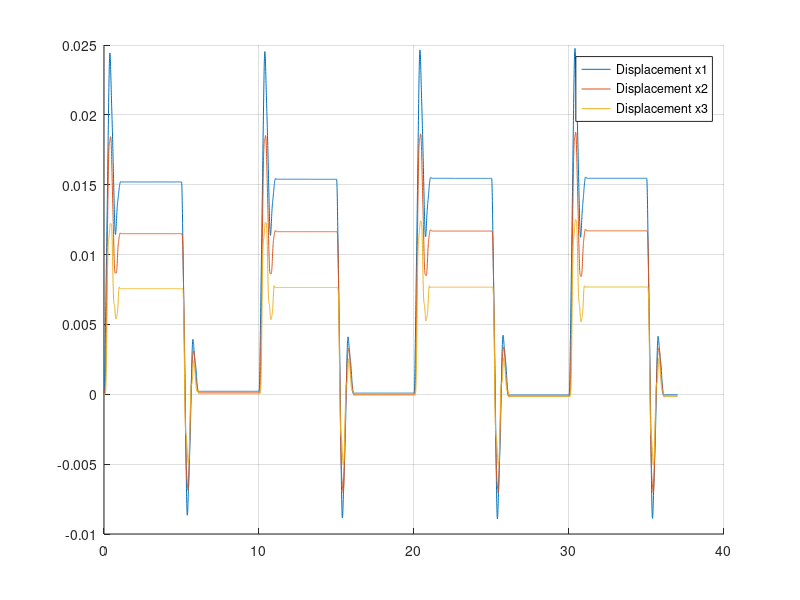

The MATLAB script that drew this image: (Note: this script raises an error after producing the figure.)
close all;
clear;
clc;

% Load folder data
addpath('data_3DOFsystem', 'Full', 'ProportionalDamping', ... 
    'ModalAnalisys', 'Rayleigh', 'MatrixIterationMethod', ...
    'Sinesweep');
file = dir(fullfile('data_3DOFsystem', '*.mat'));
% load data set: "data_steps"
load data_steps

% number count per encoder revolution is costant
Inputdata.number_count_encoder = 0.0706 / 16000;

% initialize stiffness
Inputdata.stiffness.k1 = 800;  %[N/m]
Inputdata.stiffness.k2 = 800;  %[N/m]
Inputdata.stiffness.k3 = 400;  %[N/m]

% nomianl gain volatge
Inputdata.voltage.v = 5.25;  %[v]

% evaluate displacement and store in struct Displacement
data_steps.Displacement.x1 = x1 * Inputdata.number_count_encoder;
data_steps.Displacement.x2 = x2 * Inputdata.number_count_encoder;
data_steps.Displacement.x3 = x3 * Inputdata.number_count_encoder;

% store original data in the previous struct
data_steps.voltage.v = v;        %[V]
data_steps.time.t = t;           %[s]

% remove generic data
clear x1 x2 x3 t v

% plot figure
figure();
hold on
plot(data_steps.time.t, data_steps.Displacement.x1)
plot(data_steps.time.t, data_steps.Displacement.x2)
plot(data_steps.time.t, data_steps.Displacement.x3)
grid()
legend('Displacement x1', 'Displacement x2','Displacement x3')
hold off

% compute symbolic equation [G(s)]
[ A, K ] = symbolicequation();

% compute a new estimation for the voltage-to-force coefficient
%{
file data steps.mat: use the step response to verify the ratio between the
stiffnesses of the springs. Compute a new estimation for the
voltage-to-force coefficient.
%}

[ gain_v, Ratio_k3_k2, Ratio_k3_k1 ] = computeSteadyStateRatioStiff(K, data_steps, Inputdata);

[ g_v_per, R31_per, R32_per ] = geterrorspring(gain_v, Ratio_k3_k2, Ratio_k3_k1, Inputdata);
fprintf('Stiffnesses ratios and voltage-to-force coefficients results from analysis:\n\tgain ratio:\t%.5f %%\n\tratio k3/k1:\t %.5f %%\n\tratio k3/k2:\t %.5f %%\n\n', g_v_per, R31_per, R32_per);

%% Optimization estimated parameters
%{
 file data impulses.mat: use the impulse response to identify the parameters.
 Choose between response to impulsive force or response to initial conditions:
 in the first case, due to the approximation of the force estimation, you
 can consider the voltage-to-force coefficient as one of the parameters to
 be estimated.

 - repeat the estimation of your parameters by assuming proportional damping.
 How many parameters have to be identified?

 -in order to improve the estimation of the parameters, the springs can be
 detached and the masses can be blocked at their equilibrium position:
 describe a possible strategy for the estimation of the parameters by
 studying the behaviour of three different 1 DOF systems.
%}
% load dataset
load data_impulses.mat

% evaluate displacement and store in struct Displacement
data_impulses.Displacement.x1 = x1 * Inputdata.number_count_encoder;
data_impulses.Displacement.x2 = x2 * Inputdata.number_count_encoder;
data_impulses.Displacement.x3 = x3 * Inputdata.number_count_encoder;

% store original data in the previous struct
data_impulses.voltage.v = v;        %[V]
data_impulses.time.t = t;           %[s]

% compute the force
[ F ] = computeforce(data_impulses);

% remove generic data
clear x1 x2 x3 t v

%{
 I.C. Initial Conditions
gain ---------------------------+
damper c3--------------------+  |
damper c2-----------------+  |  |
damper c1--------------+  |  |  |
mass --------+--+--+   |  |  |  |
             |  |  |   |  |  |  |
       x0 = [m1 m2 m3 c1 c2 c3  gain];
%}
problem.x0 = [1.1 1.1 1.01 0.01 0.01 0.01 gain_v];

%{
define lower bound and upper bound
gain  --------------------+
damper 3----------------+ |
damper 2--------------+ | |
damper 1------------+ | | |
mass ---------+-+-+ | | | |
              | | | | | | |
%}
problem.lb = [1 1 1 0 0 0 0];
problem.ub = [2 2 2 5 5 5 7];

problem.options = optimoptions('fmincon','Display','iter', ...
    'Algorithm','sqp','PlotFcn',@optimplotx);
problem.solver = 'fmincon';
problem.objective = @(x0)estimateFull(x0, F, Inputdata, data_impulses);
full.x = fmincon(problem);
display(full.x);

% plot comparison and residual
[ full.YS, full.residuals ] = comparisionFull(Inputdata, F, full.x, data_impulses);

% compare the result with "goodnessOfFit" function
% reference data
ref_displacement = [data_impulses.Displacement.x1 ...
    data_impulses.Displacement.x2 ...
    data_impulses.Displacement.x3];

% cost function Normalized root mean square error, where, ? indicates the
% 2-norm of a vector. fit is a row vector of length N and i = 1,...,N, where
% N is the number of channels.
cost_func = 'NRMSE';
full.fit = goodnessOfFit(full.YS, ref_displacement, cost_func);
fprintf('Response full method comparision: %.2f %%\t%.2f %%\t%.2f %%\n', full.fit(1:3) * 100);
close all

% Proportinal damping
clear problem
%{
 I.C. Initial Conditions
beta ----------------------------+
alpha ---------------------+     |
gain ------------------+   |     |
mass --------+--+--+   |   |     |
             |  |  |   |   |     |
       x0 = [m1 m2 m3 gain alpha beta];
%}
problem.x0 = [1.1 1.1 1.1 gain_v 1 1];

%{
define lower bound and upper bound
beta ----------------------------+
alpha ---------------------+     |
gain ------------------+   |     |
mass --------+--+--+   |   |     |
             |  |  |   |   |     |
           [m1 m2 m3 gain alpha beta];
%}
problem.lb = [1 1 1 0 0 0];
problem.ub = [2 2 2 7 10 10];
problem.options = optimoptions('fmincon','Display','iter', ...
    'Algorithm','sqp','PlotFcn',@optimplotx);
problem.solver = 'fmincon';
problem.objective = @(x0)estimatePropDamp(x0, F, Inputdata, data_impulses);
prodamping.x = fmincon(problem);
display(prodamping.x);
fprintf('The matrix [C] is:\n');
fprintf('\t|% .5f % .5f % .5f |\n', getdampingmatrix(prodamping.x, Inputdata).');

% plot comparison and residual
[ prodamping.YS, prodamping.residual ] = comparisionPropDamp(Inputdata, F, prodamping.x, data_impulses);

% compare the result with "goodnessOfFit" function
% reference data
ref_displacement = [data_impulses.Displacement.x1 ...
    data_impulses.Displacement.x2 ...
    data_impulses.Displacement.x3];

% cost function Normalized root mean square error, where, ? indicates the
% 2-norm of a vector. fit is a row vector of length N and i = 1,...,N, where
% N is the number of channels.
cost_func = 'NRMSE';
prodamping.fit = goodnessOfFit(prodamping.YS, ref_displacement, cost_func);
fprintf('Response proportional damping comparision: %.2f %%\t%.2f %%\t%.2f %%\n', prodamping.fit(1:3) * 100);
close all

% Modal Analisys
% full method
[full.freqs,full.mode] = getNaturalFrequencies(full.x, Inputdata);
fprintf('\nFull method:\n frequencies %.5f Hz, %.5f Hz, %.5f Hz\n modes:\n', full.freqs(1:3));
fprintf('\t|% .5f % .5f % .5f |\n', full.mode.')

% proportinal method
[prodamping.freqs,prodamping.mode] = getNaturalFrequencies(prodamping.x, Inputdata);
fprintf('\nProportional damping:\n frequencies %.5f Hz, %.5f Hz, %.5f Hz\n modes:\n', prodamping.freqs(1:3));
fprintf('\t|% .5f % .5f % .5f |\n', prodamping.mode.')

%% MODAL ANALYSIS
%{
 use Rayleigh quotient and Matrix Iteration Method to estimate the modes of
 the un-damped system. Compare the results with the ones of the eigenvalue
 problem.
%}
% RAYLEIGHT
fprintf('\nMODAL ANALYSIS - Rayleigh:');

% full method
[full.rayleigh.mode,  full.rayleigh.freqs] = rayleigh(full.x, Inputdata);
fprintf('\nFull method:\n frequencies %.5f Hz, %.5f Hz, %.5f Hz\n modes:\n', full.rayleigh.freqs(1:3));
fprintf('\t|% .5f % .5f % .5f |\n', full.rayleigh.mode.');

% proportianl damping
[prodamping.rayleigh.mode,  prodamping.rayleigh.freqs] = rayleigh(prodamping.x, Inputdata);
fprintf('\nProportional damping:\n frequencies %.5f Hz, %.5f Hz, %.5f Hz\n modes:\n', prodamping.rayleigh.freqs(1:3));
fprintf('\t|% .5f % .5f % .5f |\n', prodamping.rayleigh.mode.');

% MATRIX ITERATION METHOD
% full method
fprintf('\nMODAL ANALYSIS - Matrix Iteration Method:');
[full.mim.freqs, full.mim.mode] = matrixiterationmethod(full.x, Inputdata);
fprintf('\nFull method:\n frequencies %.5f Hz, %.5f Hz, %.5f Hz\n modes:\n', full.mim.freqs(1:3));
fprintf('\t|% .5f % .5f % .5f |\n', full.mim.mode.');

% proportianl damping
[prodamping.mim.mode,  prodamping.mim.freqs] = rayleigh(prodamping.x, Inputdata);
fprintf('\nProportional damping:\n frequencies %.5f Hz, %.5f Hz, %.5f Hz\n modes:\n', prodamping.mim.freqs(1:3));
fprintf('\t|% .5f % .5f % .5f |\n', prodamping.mim.mode.');

%% LAPLACE - transfer function
%{
 use Laplace transform to plot the transfer functions between the applied
 force and the positions of the degrees of freedom.
%}

[full.G] = gettranferfunc(full.x, Inputdata);
[prodamping.G] = gettranferfunc(prodamping.x, Inputdata);
display(full.G);
display(prodamping.G);

for i = 1:3
    figure();
    opts = bodeoptions;
opts.Grid = 'on';
opts.MagUnits = 'abs';
    bodeplot(full.G(:,i), prodamping.G(:,i), logspace(0,2,1000), opts);
    grid on;
    namefile = ['bodediagram' int2str(i)];
    legend('free damping', 'proportinal damping','Location','west');
    saveas(gcf,namefile,'epsc')
end

%{
 repeat the previous operations for the proportional damping case (and
 compare the results with the ones of the generic damping case). Use the
 modes of the proportional damping case to write an analytical expression
 for the configurations thanks to modal decomposition.
%}



close all
%% SINE SWEEP
% SINE SWEEP - slow
load data_sine_sweep_slow
sinesweep.slow.displacement.x{1} = x1;
sinesweep.slow.displacement.x{2} = x2;
sinesweep.slow.displacement.x{3} = x3;
sinesweep.slow.v = v;
sinesweep.slow.t = t;
clear x1 x2 x3 t v;
sinesweep.slow.estimtf = cell(1,3);
for i = 1:length(sinesweep.slow.displacement.x)
    [sinesweep.slow.estimtf{i}] = getEstimatedtf(i, sinesweep.slow.t, sinesweep.slow.displacement.x{i}, sinesweep.slow.v, 'slow');
    graphicssinesweep(i, 'sinesweepslow', sinesweep.slow.estimtf{i});
end

% SINE SWEEP - fast
load data_sine_sweep_fast.mat

sinesweep.fast.displacement.x{1} = x1;
sinesweep.fast.displacement.x{2} = x2;
sinesweep.fast.displacement.x{3} = x3;
sinesweep.fast.v = v;
sinesweep.fast.t = t;

clear x1 x2 x3 t v;
sinesweep.fast.estimtf= cell(1,3);
for j = 1:length(sinesweep.fast.displacement.x)
    [sinesweep.fast.estimtf{j}] = getEstimatedtf(j, sinesweep.fast.t, sinesweep.fast.displacement.x{j}, sinesweep.fast.v, 'fast');
    graphicssinesweep(j, 'sinesweepfast', sinesweep.fast.estimtf{j});
end

% generate plot comparision
for k = 1:length(sinesweep.fast.estimtf)
    graphicssinesweep(k, 'sinecompare', sinesweep.slow.estimtf{k}, sinesweep.fast.estimtf{k});
end

close all; clear i k;

%% compute fourier trasform

getFouriertrasform(sinesweep.slow.v, sinesweep.slow.t, 'slow')
getFouriertrasform(sinesweep.fast.v, sinesweep.fast.t, 'fast')
close all
